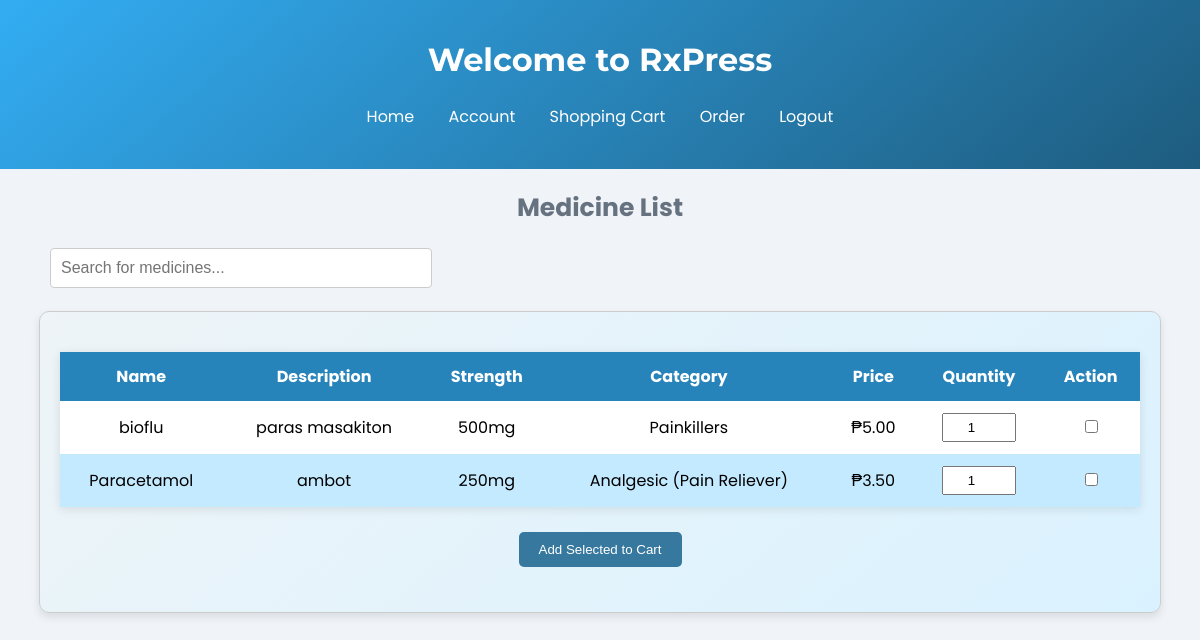
The page /homepage/homepage/ on the database its author committed.
### admin_dashboard/models.py (models this page shows, shortened)
class Medicine(models.Model):
    name = models.CharField(max_length=100)
    description = models.TextField()
    strength = models.CharField(max_length=50)
    category = models.CharField(max_length=100)
    price = models.DecimalField(max_digits=10, decimal_places=2)
    quantity = models.PositiveIntegerField()  # Prevents negative quantities

### homepage/views.py (the view)
# urls.py: path('homepage/', include('homepage.urls')),
def homepage(request):
    medicines = Medicine.objects.all()  # Fetch all medicines from the database
    search_form = MedicineSearchForm(request.GET or None)  # Search form
    if search_form.is_valid():
        query = search_form.cleaned_data['search_query']
        if query:
            medicines = medicines.filter(name__icontains=query)  # Filter based on search query
    add_to_cart_form = AddToCartForm()
    return render(request, 'homepage.html', {
        'medicines': medicines,
        'search_form': search_form,
        'add_to_cart_form': add_to_cart_form,
    })

### homepage/forms.py
class MedicineSearchForm(forms.Form):
    search_query = forms.CharField(
        required=False,
        max_length=100,
        widget=forms.TextInput(attrs={
            'class': 'search-bar',
            'placeholder': 'Search for medicines...',
            'onkeyup': 'filterMedicines()'
        })
    )

class AddToCartForm(forms.Form):
    medicine_id = forms.IntegerField(widget=forms.HiddenInput())
    quantity = forms.IntegerField(
        min_value=1,
        initial=1,
        widget=forms.NumberInput(attrs={'class': 'quantity-input', 'style': 'width: 60px;'})
    )

### homepage/templates/homepage.html (shortened to what this page needs)
{% load static %}
<!DOCTYPE html>
<html lang="en">
<head>
    <link rel="stylesheet" href="{% static 'homepage.css' %}">
    <link rel="stylesheet" href="https://unicons.iconscout.com/release/v4.0.0/css/line.css">
</head>
<body>
<header>
    <h1 class="company-name">Welcome to RxPress</h1>
    <br>
    <div class="nav-container">
        <nav>
            <a href="{% url 'homepage:homepage' %}">Home</a>
            <a href="{% url 'profile_management:account' %}">Account</a>
            <a href="{% url 'shopping_cart:cart_view' %}">Shopping Cart</a>
            <a href="{% url 'orders:order_view' %}">Order</a>
            <a href="{% url 'logout' %}">Logout</a>
        </nav>
    </div>
</header>
<section>
    <h2 class="subtext">Medicine List</h2>
    <div>
        <input id="search-bar" type="text" placeholder="Search for medicines..." onkeyup="filterMedicines()">
    </div>
    <div class="container">
        <form method="post" action="{% url 'shopping_cart:add_to_cart' %}">
            <table id="medicine-table">
                <thead>
                    <tr>
                        <th>Name</th>
                        <th>Description</th>
                        <th>Strength</th>
                        <th>Category</th>
                        <th>Price</th>
                        <th>Quantity</th>
                        <th>Action</th>
                    </tr>
                </thead>
                <tbody>
                    {% for medicine in medicines %}
                        <tr>
                            <td>{{ medicine.name }}</td>
                            <td>{{ medicine.description }}</td>
                            <td>{{ medicine.strength }}</td>
                            <td>{{ medicine.category }}</td>
                            <td>₱{{ medicine.price }}</td>
                            <td><input type="number" name="quantity_{{ medicine.id }}" value="1" min="1" required></td>
                            <td><input type="checkbox" name="selected_items" value="{{ medicine.id }}"></td>
                        </tr>
                    {% endfor %}
                </tbody>
            </table>
            <br>
            <div style="text-align: center;">
                <button type="submit">Add Selected to Cart</button>
            </div>
        </form>
        <br>
    </div>
</section>
</body>
</html>

### homepage/static/homepage.css (style rules this page uses)
header { background: linear-gradient(500deg, #33ADF3, #1E5C7F); color: white; padding: 40px; text-align: center; }
header h1 { font-family: 'Montserrat', sans-serif; margin: 0; }
.nav-container nav a { color: white; margin: 0 15px; text-decoration: none; }
h2.subtext, h2 { text-align: center; margin-top: 20px; font-size: 25px; color: #66727f; }
.container { max-width: 90%; margin: 20px auto; padding: 20px; border: 1px solid #ccc; border-radius: 10px; background: linear-gradient(500deg, #EEF4F7, #DAF2FF); box-shadow: 0 4px 8px rgba(0, 0, 0, 0.1); }
table { width: 100%; margin-top: 20px; border-collapse: collapse; background-color: white; box-shadow: 0 2px 10px rgba(0, 0, 0, 0.1); }
th, td { padding: 12px; text-align: center; }
th { background-color: #2784bb; color: white; font-weight: bold; }
tr:nth-child(even) { background-color: #C4EAFF; }
input[type="number"] { width: 50px; padding: 5px; text-align: center; }
button { background-color: #37789e; color: white; border: none; padding: 10px 20px; cursor: pointer; border-radius: 5px; }
#search-bar { margin-bottom: 3px; margin-left: 50px; width: 30%; padding: 10px; font-size: 16px; border: 1px solid #ccc; border-radius: 4px; }

### homepage/templates/homepage.html (style rules this page uses)
input[type="number"] { width: 60px; }

### rows shown on the page
Medicine: name "bioflu", description "paras masakiton", strength "500mg", category "Painkillers", price "5.00", id "1"
Medicine: name "Paracetamol", description "ambot", strength "250mg", category "Analgesic (Pain Reliever)", price "3.50"
